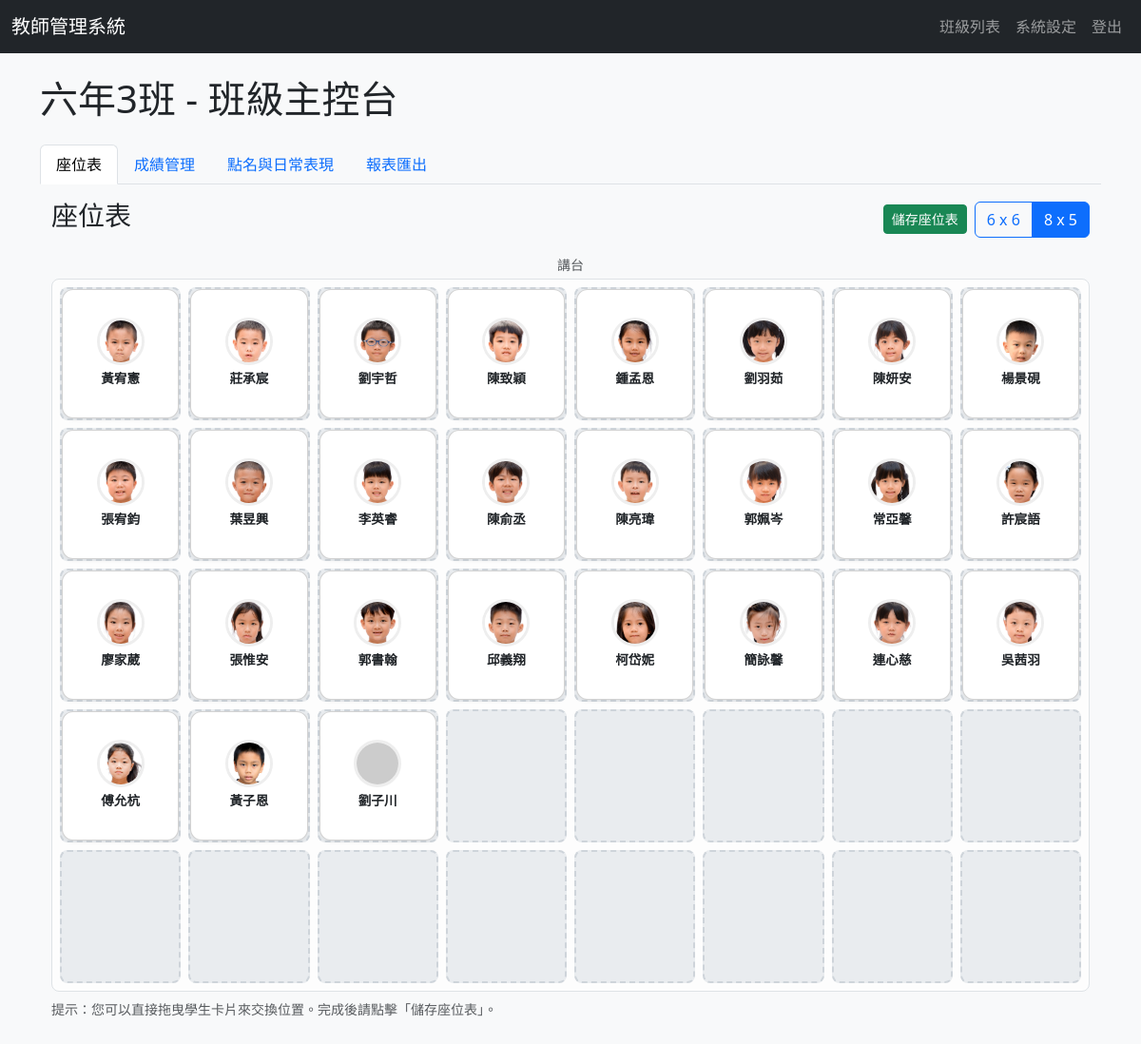
Screenshot of /class/六年3班 (signed in) with the database file from the repository.
### tables this page shows
CREATE TABLE students (
            id INTEGER PRIMARY KEY AUTOINCREMENT,
            student_id TEXT NOT NULL UNIQUE,
            name TEXT NOT NULL,
            class_name TEXT NOT NULL,
            account TEXT,
            seat_row INTEGER, -- 座位 - 列
            seat_col INTEGER  -- 座位 - 欄
        );

### app.py (the view, shortened to what this page needs)
@app.route('/class/<class_name>')
def class_dashboard(class_name):
    settings = db.get_class_settings(class_name)
    layout = settings['seating_layout']
    rows, cols = map(int, layout.split('x'))
    students = db.get_all_students_for_class(class_name)
    seating_grid = [[None for _ in range(cols)] for _ in range(rows)]
    for student in students:
        if student['seat_row'] is not None and student['seat_col'] is not None:
            if 0 <= student['seat_row'] < rows and 0 <= student['seat_col'] < cols:
                seating_grid[student['seat_row']][student['seat_col']] = dict(student)
    grade_items = db.get_grade_items()
    return render_template(
        'class_dashboard.html',
        class_name=class_name,
        grade_items=grade_items,
        seating_grid=seating_grid,
        layout=layout,
        students=students
    )

### app.py (called while the page is built)
@app.before_request
def require_login():
    allowed_routes = ['login', 'static']
    if 'logged_in' not in session and request.endpoint not in allowed_routes:
        return redirect(url_for('login'))

### database.py (called while the page is built)
def get_db_connection():
    conn = sqlite3.connect(DATABASE_FILE)
    conn.row_factory = sqlite3.Row
    return conn

def get_all_students_for_class(class_name):
    conn = get_db_connection()
    students = conn.execute(
        'SELECT * FROM students WHERE class_name = ? ORDER BY student_id',
        (class_name,)
    ).fetchall()
    conn.close()
    return students

def get_class_settings(class_name):
    conn = get_db_connection()
    settings = conn.execute('SELECT * FROM class_settings WHERE class_name = ?', (class_name,)).fetchone()
    if not settings:
        conn.execute('INSERT INTO class_settings (class_name, seating_layout) VALUES (?, ?)', (class_name, '6x6'))
        conn.commit()
        settings = conn.execute('SELECT * FROM class_settings WHERE class_name = ?', (class_name,)).fetchone()
    conn.close()
    return settings

def get_grade_items():
    conn = get_db_connection()
    items = conn.execute('SELECT * FROM grade_items ORDER BY type, name').fetchall()
    conn.close()
    return items

### templates/class_dashboard.html (shortened to what this page needs)
{% extends "layout.html" %}
{% block content %}
<h1 class="mb-4">{{ class_name }} - 班級主控台</h1>
<ul class="nav nav-tabs" id="classTab" role="tablist">
    <li class="nav-item" role="presentation">
        <button class="nav-link active" id="seating-tab" data-bs-toggle="tab" data-bs-target="#seating-pane" type="button" role="tab" aria-controls="seating-pane" aria-selected="true">座位表</button>
    </li>
    <li class="nav-item" role="presentation">
        <button class="nav-link" id="grades-tab" data-bs-toggle="tab" data-bs-target="#grades-pane" type="button" role="tab" aria-controls="grades-pane" aria-selected="false">成績管理</button>
    </li>
    <li class="nav-item" role="presentation">
        <button class="nav-link" id="attendance-tab" data-bs-toggle="tab" data-bs-target="#attendance-pane" type="button" role="tab" aria-controls="attendance-pane" aria-selected="false">點名與日常表現</button>
    </li>
     <li class="nav-item" role="presentation">
        <button class="nav-link" id="reports-tab" data-bs-toggle="tab" data-bs-target="#reports-pane" type="button" role="tab" aria-controls="reports-pane" aria-selected="false">報表匯出</button>
    </li>
</ul>
<div class="tab-content" id="classTabContent">
    <div class="tab-pane fade show active" id="seating-pane" role="tabpanel" aria-labelledby="seating-tab" tabindex="0">
        {% include '_seating_chart.html' %}
    </div>
</div>
{% endblock %}

### templates/layout.html (shortened to what this page needs)
<!DOCTYPE html>
<html lang="zh-Hant">
<head>
    <link href="https://cdn.jsdelivr.net/npm/bootstrap@5.3.3/dist/css/bootstrap.min.css" rel="stylesheet">
    <link rel="stylesheet" href="{{ url_for('static', filename='css/style.css') }}">
</head>
<body>
    <nav class="navbar navbar-expand-lg navbar-dark bg-dark">
        <div class="container-fluid">
            <a class="navbar-brand" href="{{ url_for('index') }}">教師管理系統</a>
            <div class="collapse navbar-collapse" id="navbarNav">
                <ul class="navbar-nav ms-auto">
                    {% if session.logged_in %}
                        <li class="nav-item">
                            <a class="nav-link" href="{{ url_for('index') }}">班級列表</a>
                        </li>
                        <li class="nav-item">
                            <a class="nav-link" href="{{ url_for('settings') }}">系統設定</a>
                        </li>
                        <li class="nav-item">
                            <a class="nav-link" href="{{ url_for('logout') }}">登出</a>
                        </li>
                    {% endif %}
                </ul>
            </div>
        </div>
    </nav>
    <main class="container mt-4">
        {% block content %}{% endblock %}
    </main>
</body>
</html>

### templates/_seating_chart.html (shortened to what this page needs)
<div class="container-fluid py-3">
    <div class="d-flex justify-content-between align-items-center mb-3">
        <h3>座位表</h3>
        <div class="d-flex align-items-center gap-2">
            <button class="btn btn-success btn-sm" id="save-seating-chart-btn">儲存座位表</button>
            <div class="btn-group" role="group" aria-label="Layout switcher">
                <label class="btn btn-outline-primary" for="layout-6x6">6 x 6</label>
                <label class="btn btn-outline-primary" for="layout-8x5">8 x 5</label>
            </div>
        </div>
    </div>
    <div class="seating-chart-grid-wrapper">
        <p class="text-muted small text-center mb-1">講台</p>
        <div id="seating-chart-grid" class="seating-chart-grid layout-{{ layout }}">
            {% for r in range(seating_grid|length) %}
                {% for c in range(seating_grid[r]|length) %}
                    {% set student = seating_grid[r][c] %}
                    <div class="seat-slot" data-row="{{ r }}" data-col="{{ c }}">
                        {% if student %}
                            <div class="student-card-wrapper" data-student-id="{{ student['id'] }}">
                                <div class="card h-100 text-center student-card">
                                    <div class="card-body d-flex flex-column justify-content-center p-2">
                                        <img src="{{ url_for('static', filename='photos/' + student['student_id'] + '_' + student['name'] + '.JPG') }}"
                                             alt="{{ student['name'] }}"
                                             class="student-photo mx-auto mb-1"
                                             onerror="this.src='https://placehold.co/100x100/EFEFEF/AAAAAA?text={{ student['name'][0] }}'; this.onerror=null;">
                                        <div class="student-name">{{ student['name'] }}</div>
                                    </div>
                                </div>
                            </div>
                        {% endif %}
                    </div>
                {% endfor %}
            {% endfor %}
        </div>
    </div>
    <p class="text-muted mt-2 small">提示：您可以直接拖曳學生卡片來交換位置。完成後請點擊「儲存座位表」。</p>
</div>

### static/css/style.css (style rules this page uses)
body { background-color: #f8f9fa; }
.student-card-wrapper { cursor: grab; transition: transform 0.2s ease-in-out; }
.student-card { border-radius: 0.75rem; box-shadow: 0 2px 4px rgba(0,0,0,0.05); transition: box-shadow 0.2s; }
.student-photo { width: 80px; height: 80px; object-fit: cover; border-radius: 50%; border: 3px solid #eee; }
.student-name { font-weight: bold; font-size: 0.95rem; }
.seating-chart-grid { display: grid; gap: 8px; border: 1px solid #dee2e6; background-color: #fdfdfd; padding: 8px; border-radius: 0.5rem; }
.seating-chart-grid.layout-8x5 { grid-template-columns: repeat(8, 1fr); }
.seat-slot { background-color: #e9ecef; border: 2px dashed #ced4da; border-radius: 0.5rem; min-height: 140px; display: flex; align-items: center; justify-content: center; color: #adb5bd; font-size: 0.9rem; transition: background-color 0.2s; position: relative; }
.seat-slot .student-card { width: 100%; height: 100%; position: absolute; top: 0; left: 0; }
.seat-slot .student-photo { width: 50px; height: 50px; }
.seat-slot .student-name { font-size: 0.85rem; }

### rows the page displays
students: student+name (picture), name "黃宥憲"
students: student+name (picture), name "莊承宸"
students: student+name (picture), name "劉宇哲"
students: student+name (picture), name "陳致穎"
students: student+name (picture), name "鍾孟恩"
students: student+name (picture), name "劉羽茹"
students: student+name (picture), name "陳妍安"
students: student+name (picture), name "楊景硯"
students: student+name (picture), name "張宥鈞"
students: student+name (picture), name "葉昱興"
students: student+name (picture), name "李英睿"
students: student+name (picture), name "陳俞丞"
students: student+name (picture), name "陳亮瑋"
students: student+name (picture), name "郭姵岑"
students: student+name (picture), name "常亞馨"
students: student+name (picture), name "許宸語"
students: student+name (picture), name "廖家葳"
students: student+name (picture), name "張惟安"
students: student+name (picture), name "郭書翰"
students: student+name (picture), name "邱義翔"
students: student+name (picture), name "柯岱妮"
students: student+name (picture), name "簡詠馨"
students: student+name (picture), name "連心慈"
students: student+name (picture), name "吳茜羽"
students: student+name (picture), name "傅允杭"
students: student+name (picture), name "黃子恩"
students: name "劉子川"

### other values shown
{{ class_name }} "六年3班"
